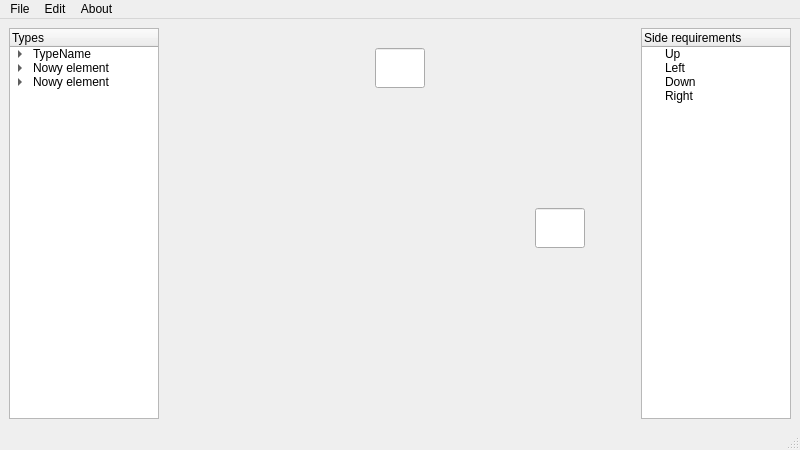
<?xml version="1.0" encoding="UTF-8"?>
<ui version="4.0">
 <class>MainWindow</class>
 <widget class="QMainWindow" name="MainWindow">
  <property name="geometry">
   <rect>
    <x>0</x>
    <y>0</y>
    <width>800</width>
    <height>450</height>
   </rect>
  </property>
  <property name="sizePolicy">
   <sizepolicy hsizetype="Preferred" vsizetype="Preferred">
    <horstretch>1</horstretch>
    <verstretch>1</verstretch>
   </sizepolicy>
  </property>
  <property name="minimumSize">
   <size>
    <width>800</width>
    <height>450</height>
   </size>
  </property>
  <property name="windowTitle">
   <string>MainWindow</string>
  </property>
  <widget class="QWidget" name="centralwidget">
   <property name="sizePolicy">
    <sizepolicy hsizetype="Expanding" vsizetype="Expanding">
     <horstretch>0</horstretch>
     <verstretch>0</verstretch>
    </sizepolicy>
   </property>
   <layout class="QHBoxLayout" name="horizontalLayout_2">
    <item>
     <widget class="TypeTreeWidget" name="typesTree">
      <property name="sizePolicy">
       <sizepolicy hsizetype="Fixed" vsizetype="Expanding">
        <horstretch>0</horstretch>
        <verstretch>0</verstretch>
       </sizepolicy>
      </property>
      <property name="maximumSize">
       <size>
        <width>150</width>
        <height>16777215</height>
       </size>
      </property>
      <property name="contextMenuPolicy">
       <enum>Qt::CustomContextMenu</enum>
      </property>
      <column>
       <property name="text">
        <string notr="true">Types</string>
       </property>
      </column>
      <item>
       <property name="text">
        <string>TypeName</string>
       </property>
       <item>
        <property name="text">
         <string>VariantName</string>
        </property>
       </item>
      </item>
      <item>
       <property name="text">
        <string>Nowy element</string>
       </property>
       <item>
        <property name="text">
         <string>Nowy podelement</string>
        </property>
       </item>
      </item>
      <item>
       <property name="text">
        <string>Nowy element</string>
       </property>
       <item>
        <property name="text">
         <string>Nowy podelement</string>
        </property>
       </item>
       <item>
        <property name="text">
         <string>Nowy element</string>
        </property>
       </item>
       <item>
        <property name="text">
         <string>Nowy element</string>
        </property>
       </item>
      </item>
     </widget>
    </item>
    <item>
     <widget class="RenderArea" name="renderArea" native="true">
      <property name="enabled">
       <bool>true</bool>
      </property>
      <property name="sizePolicy">
       <sizepolicy hsizetype="MinimumExpanding" vsizetype="Expanding">
        <horstretch>0</horstretch>
        <verstretch>0</verstretch>
       </sizepolicy>
      </property>
      <property name="minimumSize">
       <size>
        <width>400</width>
        <height>300</height>
       </size>
      </property>
      <widget class="RALineEdit" name="heightTextEdit">
       <property name="geometry">
        <rect>
         <x>370</x>
         <y>180</y>
         <width>50</width>
         <height>40</height>
        </rect>
       </property>
       <property name="sizePolicy">
        <sizepolicy hsizetype="Expanding" vsizetype="Expanding">
         <horstretch>0</horstretch>
         <verstretch>0</verstretch>
        </sizepolicy>
       </property>
       <property name="font">
        <font>
         <pointsize>11</pointsize>
        </font>
       </property>
       <property name="inputMethodHints">
        <set>Qt::ImhDigitsOnly</set>
       </property>
      </widget>
      <widget class="RALineEdit" name="widthTextEdit">
       <property name="geometry">
        <rect>
         <x>210</x>
         <y>20</y>
         <width>50</width>
         <height>40</height>
        </rect>
       </property>
       <property name="sizePolicy">
        <sizepolicy hsizetype="Fixed" vsizetype="Fixed">
         <horstretch>0</horstretch>
         <verstretch>0</verstretch>
        </sizepolicy>
       </property>
       <property name="font">
        <font>
         <pointsize>11</pointsize>
        </font>
       </property>
       <property name="inputMethodHints">
        <set>Qt::ImhDigitsOnly</set>
       </property>
      </widget>
     </widget>
    </item>
    <item>
     <widget class="QTreeWidget" name="typeRequirementsTree">
      <property name="sizePolicy">
       <sizepolicy hsizetype="Fixed" vsizetype="Expanding">
        <horstretch>0</horstretch>
        <verstretch>0</verstretch>
       </sizepolicy>
      </property>
      <property name="maximumSize">
       <size>
        <width>150</width>
        <height>16777215</height>
       </size>
      </property>
      <column>
       <property name="text">
        <string notr="true">Side requirements</string>
       </property>
      </column>
      <item>
       <property name="text">
        <string>Up</string>
       </property>
      </item>
      <item>
       <property name="text">
        <string>Left</string>
       </property>
      </item>
      <item>
       <property name="text">
        <string>Down</string>
       </property>
      </item>
      <item>
       <property name="text">
        <string>Right</string>
       </property>
      </item>
     </widget>
    </item>
   </layout>
  </widget>
  <widget class="QMenuBar" name="menubar">
   <property name="geometry">
    <rect>
     <x>0</x>
     <y>0</y>
     <width>800</width>
     <height>21</height>
    </rect>
   </property>
   <widget class="QMenu" name="menuFile">
    <property name="title">
     <string>File</string>
    </property>
    <addaction name="actionNew"/>
    <addaction name="separator"/>
    <addaction name="actionImport"/>
    <addaction name="actionExport"/>
    <addaction name="separator"/>
    <addaction name="actionExit"/>
   </widget>
   <widget class="QMenu" name="menuEdit">
    <property name="title">
     <string>Edit</string>
    </property>
    <addaction name="actionAdd_new_type"/>
    <addaction name="actionAdd_new_variant"/>
   </widget>
   <widget class="QMenu" name="menuAbout">
    <property name="title">
     <string>About</string>
    </property>
   </widget>
   <addaction name="menuFile"/>
   <addaction name="menuEdit"/>
   <addaction name="menuAbout"/>
  </widget>
  <widget class="QStatusBar" name="statusbar"/>
  <action name="actionNew">
   <property name="text">
    <string>New</string>
   </property>
  </action>
  <action name="actionOpen">
   <property name="text">
    <string>Open</string>
   </property>
  </action>
  <action name="actionImport">
   <property name="text">
    <string>Import</string>
   </property>
  </action>
  <action name="actionExport">
   <property name="text">
    <string>Export</string>
   </property>
  </action>
  <action name="actionAdd_new_type">
   <property name="text">
    <string>Add new type</string>
   </property>
  </action>
  <action name="actionAdd_new_variant">
   <property name="text">
    <string>Add new variant</string>
   </property>
  </action>
  <action name="actionExit">
   <property name="text">
    <string>Exit</string>
   </property>
  </action>
 </widget>
 <customwidgets>
  <customwidget>
   <class>RenderArea</class>
   <extends>QWidget</extends>
   <header>renderarea.h</header>
   <container>1</container>
   <slots>
    <slot>hor()</slot>
   </slots>
  </customwidget>
  <customwidget>
   <class>RALineEdit</class>
   <extends>QLineEdit</extends>
   <header>ralineedit.h</header>
  </customwidget>
  <customwidget>
   <class>TypeTreeWidget</class>
   <extends>QTreeWidget</extends>
   <header>typetreewidget.h</header>
  </customwidget>
 </customwidgets>
 <resources/>
 <connections/>
</ui>
